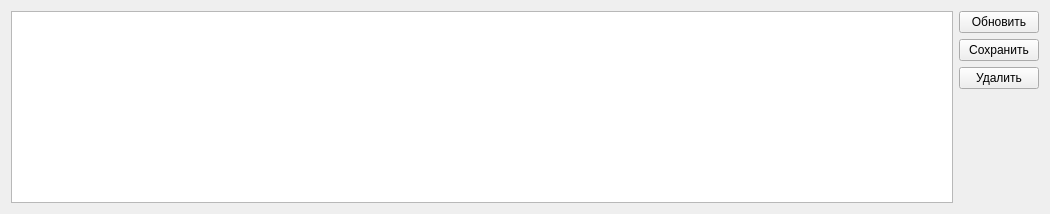
      <widget class="QWidget" name="tab">
       <attribute name="title">
        <string>Редактирование Расписания</string>
       </attribute>
       <layout class="QGridLayout" name="gridLayout">
        <item row="0" column="0">
         <layout class="QHBoxLayout" name="horizontalLayout_12">
          <item>
           <widget class="QTableView" name="tableViewSTUDY_GROUP">
            <property name="minimumSize">
             <size>
              <width>942</width>
              <height>0</height>
             </size>
            </property>
            <property name="editTriggers">
             <set>QAbstractItemView::AnyKeyPressed|QAbstractItemView::CurrentChanged|QAbstractItemView::EditKeyPressed</set>
            </property>
           </widget>
          </item>
          <item>
           <layout class="QVBoxLayout" name="verticalLayout_6">
            <item>
             <widget class="QPushButton" name="pushButton_7">
              <property name="text">
               <string>Обновить</string>
              </property>
             </widget>
            </item>
            <item>
             <widget class="QPushButton" name="pushButton">
              <property name="text">
               <string>Сохранить</string>
              </property>
             </widget>
            </item>
            <item>
             <widget class="QPushButton" name="pushButton_6">
              <property name="text">
               <string>Удалить</string>
              </property>
             </widget>
            </item>
            <item>
             <spacer name="verticalSpacer">
              <property name="orientation">
               <enum>Qt::Vertical</enum>
              </property>
              <property name="sizeHint" stdset="0">
               <size>
                <width>20</width>
                <height>40</height>
               </size>
              </property>
             </spacer>
            </item>
           </layout>
          </item>
         </layout>
        </item>
       </layout>
      </widget>
